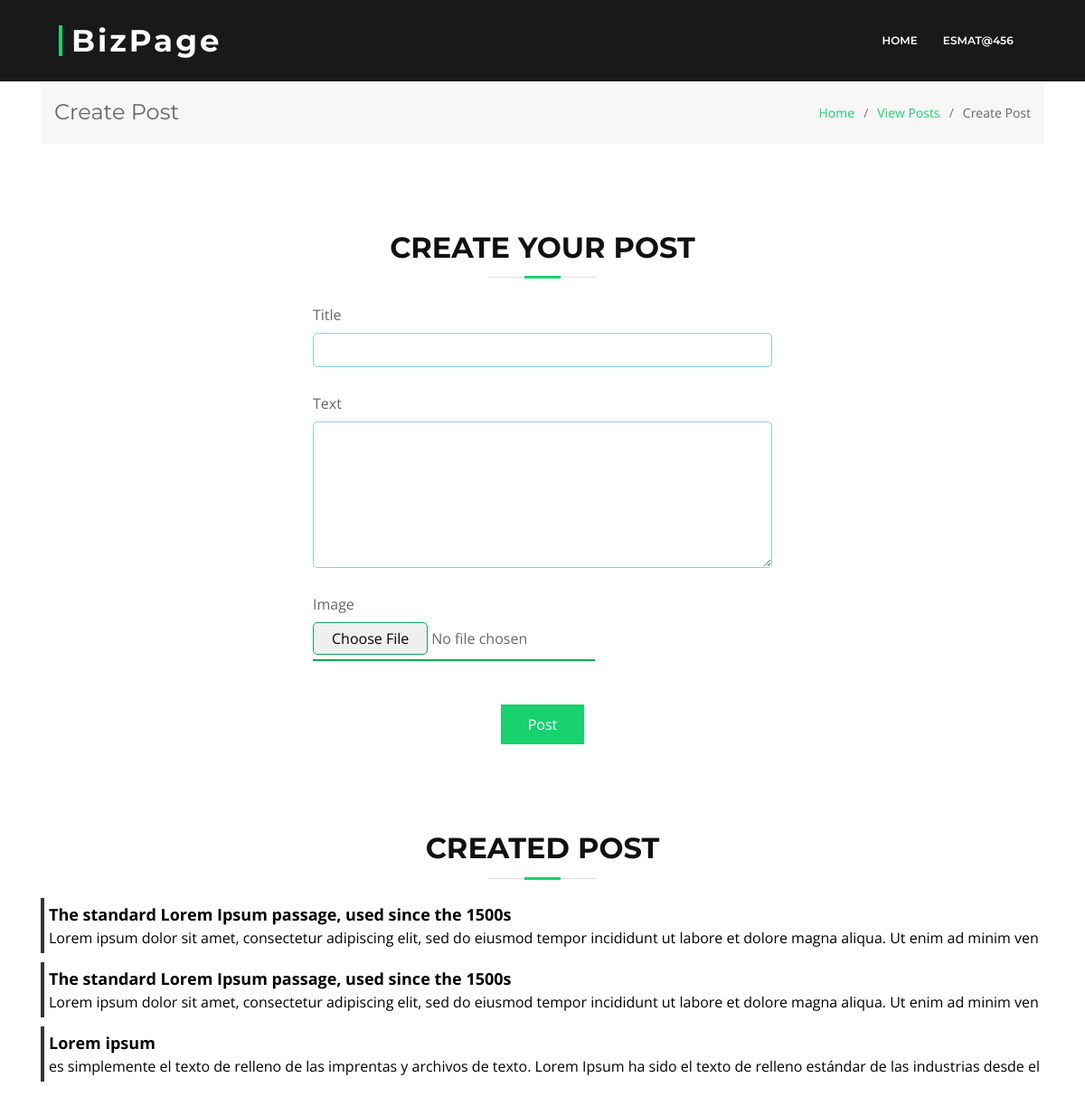
Before: /post/create (signed in) with the older database file.
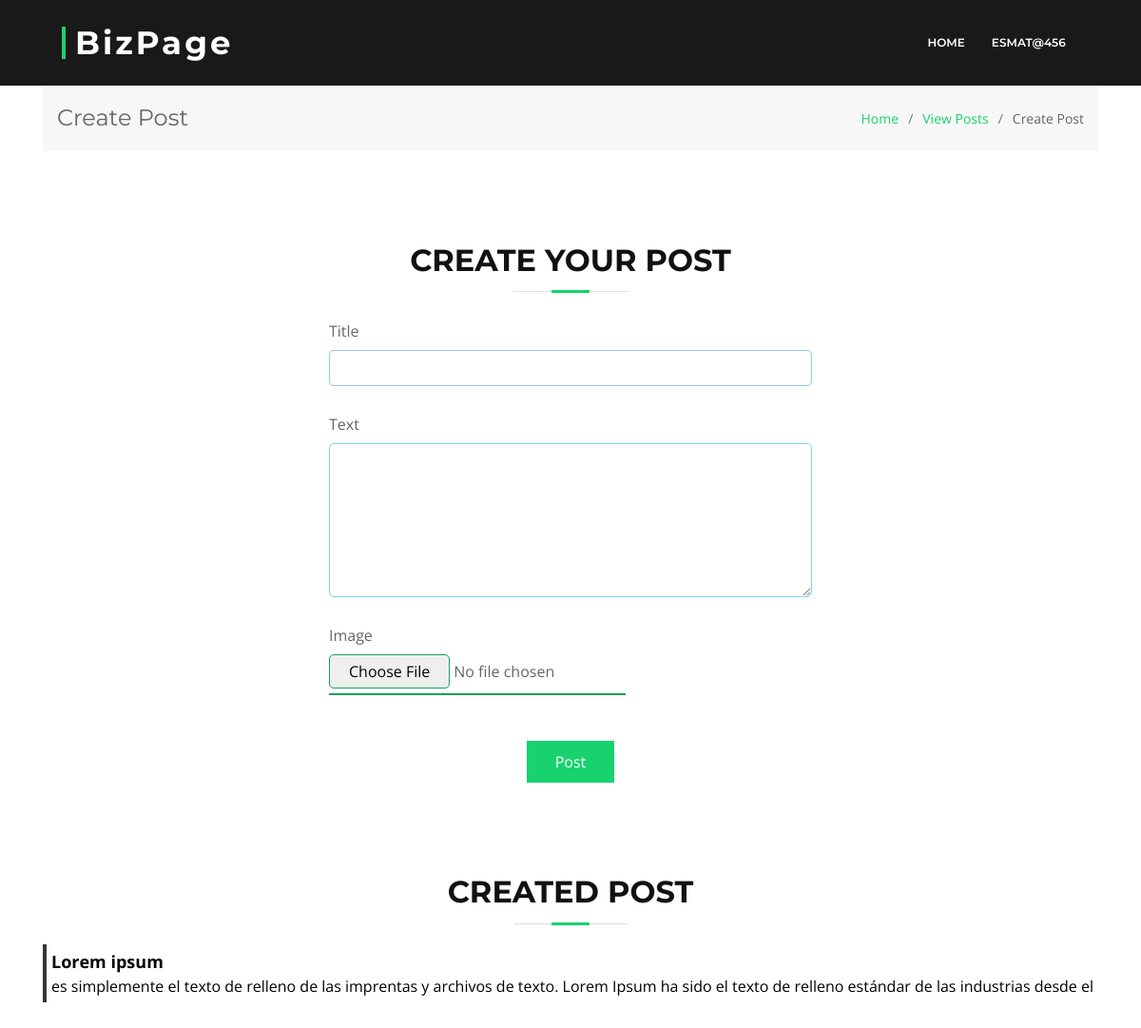
After: the same page with the newer database file.
### blog/models.py (models this page shows, shortened)
class Post(models.Model, HitCountMixin):
    user = models.ForeignKey(User, on_delete=models.CASCADE)
    title = models.CharField(max_length=250)
    text = models.TextField(max_length=1000)
    like = models.IntegerField(default=0)
    view = models.IntegerField(null=True, default=0)
    created_at = models.DateTimeField(auto_now=True)
    updated_at = models.DateTimeField(auto_now=True)

### blog/views.py (the view, shortened to what this page needs)
# urls.py: path('post/create', views.create_post, name='create_post'),
def create_post(request):
    blog_post_form=BlogPostForm()
    image_form = PostImageForm()
    recent_post = Post.objects.filter(user=request.user).order_by('-created_at')[:5]
    context = {
        'post_form':blog_post_form,
        'image_form':image_form,
        'recent_post':recent_post
    }
    return render(request, 'forms/post_form.html', context)

### blog/forms.py
class BlogPostForm(forms.ModelForm):
    class Meta:
        model = Post
        fields = ['title','text']
        widgets = {
            'title': forms.TextInput(attrs={
                'class':'form-control shadow-none',
                'required':True }),
            'text': forms.Textarea(attrs={
                'rows':6,
                'required':True
                })
        }

class PostImageForm(forms.ModelForm):
    class Meta:
        model = PostImage
        field = "__all___"
        exclude = ('post',)
        widgets = {
            'image': forms.FileInput(attrs={'type':'file'})
        }

### templates/forms/post_form.html (shortened to what this page needs)
{% load static %}
{% include '../links/link.html' %}
{% include './sub-header.html' %}
<div class="container">
   <section class="breadcrumbs">
    <div class="container">
      <div class="d-flex justify-content-between align-items-center">
        <h2>Create Post</h2>
        <ol>
          <li><a href="{%  url 'index' %}">Home</a></li>
          <li><a href="{% url 'project_list' %}">View Posts</a></li>
          <li>Create Post</li>
        </ol>
      </div>
    </div>
  </section>
    <div class="row">
        <div class="col-lg-3 col-md-3 col-sm-12 py-4">
        </div>
        <div class="col-lg-6 col-md-6 col-sm-12 pt-5">
            <div class="section-header ">
                <h3>Create Your Post</h3>
            </div>
            <form action="{% url 'create_post' %}" enctype="multipart/form-data" method="POST" class="px-3" >
                {% for field in post_form %}
                <label class="mt-2">{{field.label}}</label>
                <div class="" >{{field}}</div>
                {% endfor %}
                {% for field in image_form %}
                <label class="mt-2">{{field.label}}</label>
                {{field}}
                {% endfor %}
                <div class="text-center my-5">
                    <button type="submit">Post</button>
                </div>
            </form>
        </div>
        <div class="col-lg-3 col-md-3 col-sm-12">
        </div>
    </div>
    <div class="post-container my-5">
        <div class="section-header ">
            <h3>Created Post</h3>
        </div>
        <div class="posts">
            {% for post in recent_post %}
            <div class="item-container">
                <a href="{% url 'post_view' post.id %}">
                <p class="post-title">{{post.title}}</p>
                <p class="post-description">{{post.text}}</p>
                </a>
            </div>
            {% endfor %}
        </div>
    </div>
</div>

Changed rows visible on the page:
removed Post: title "The standard Lorem Ipsum passage, used since the 1500s", text "Lorem ipsum dolor sit amet, consectetur adipiscing elit, sed do eiusmod tempor incididunt ut labore et dolore magna aliqua. Ut enim ad minim…"
removed Post: title "The standard Lorem Ipsum passage, used since the 1500s", text "Lorem ipsum dolor sit amet, consectetur adipiscing elit, sed do eiusmod tempor incididunt ut labore et dolore magna aliqua. Ut enim ad minim…"
